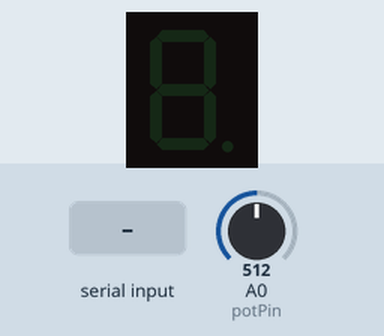
A sketch run on a simulated Arduino Uno, built with avr-gcc and run on an emulated ATmega328P. Shown: 1-digit seven-segment display. Inputs (shaded band) come from the test bench; at power-on: A0 (potPin) = 512. What the sketch prints to the serial monitor is not drawn.

Above: at 1.2 s.
1.3 s: "90,45\n" received over Serial
At 1.35 s:
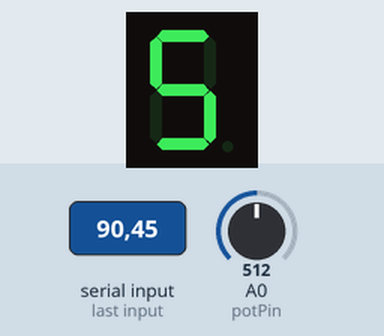
At 1.8 s:
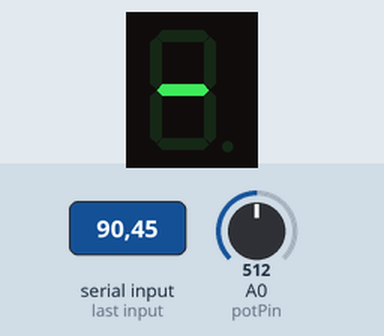
Timing chart, 0 to 4.3 s (numbered marks = the images above; inputs shaded):
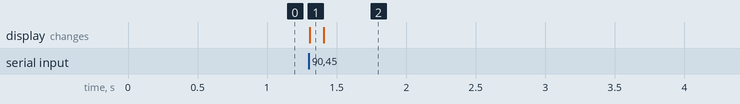

The sketch:

pot_and_segled.ino
```cpp
/*
   Arduino potentiometer & 7-segment LED

   This code will check if user input is a valid number and then pass that information to sevseg-LED
   Potentiometer input is read continuously and printed to serial.

   How to connect potentiometer: Potentiometer's middle pin is connected to analog pin. Side pins 5V and ground
   Analog input is 10 bits range 0-1023, analog output has acceptable range of 8 bits (0-255).
   Mapping function will clamp the data.

   How to connect 7-segment LED: 7-segment LED is connected to digital pins. Display has a to h sections (8 pins).
   Pins need to be given in order at setup. Use resistors (220 ohm) between diplay pins and digital pins to avoid LED burnout.
   When using common anode display, middle pin is connected to 5V.
   7-segment LED is used here with added (SevSeg) library: https://github.com/DeanIsMe/SevSeg

*/

#include "SevSeg.h"
SevSeg sevseg;

const int potPin = A0; //potentiometer middlepin

int potValue; // value from potentiometer
char uInput;

void setup() {
  Serial.begin(9600); // set baud rate
  Serial.setTimeout(100); // wait time for serial data

  // set up 7-segment led
  byte numDigits = 1; // number of digits in display
  byte digitPins[] = {}; // leave blank if 1 digit display
  byte segmentPins[] = {6, 5, 11, 10, 9, 7, 8, 12}; // digital pins connected to each segment a-h
  bool resistorsOnSegments = true; // segments used with resistors
  sevseg.begin(COMMON_ANODE, numDigits, digitPins, segmentPins, resistorsOnSegments); // object specification

  pinMode(potPin, INPUT); // modify potentiometer middle pin to be used as input
}

void loop() {
  while (Serial.available()) {
    setInputNumber(checkUserInput());
  }
  readPotentiometer();
}

int checkUserInput()
{
  uInput = Serial.read() - '0';
  if (uInput >= 0 && uInput <= 9) {
    return (uInput);
  }
}

void setInputNumber(int uInput) {
  sevseg.setNumber(uInput); // set number to show
  sevseg.refreshDisplay(); // must be run to display the number
}

void readPotentiometer()
{
  potValue = analogRead(potPin); // read potentiometer input
  potValue = map(potValue, 0, 1023, 0, 255); // clamp analog values from 0-1023, map to 0-255
  Serial.println(potValue);
  delay(100); // add some delay to smooth out reading
}
```

Measured:
- after the input at 1.3 s, the display: changes at once (image 1)
